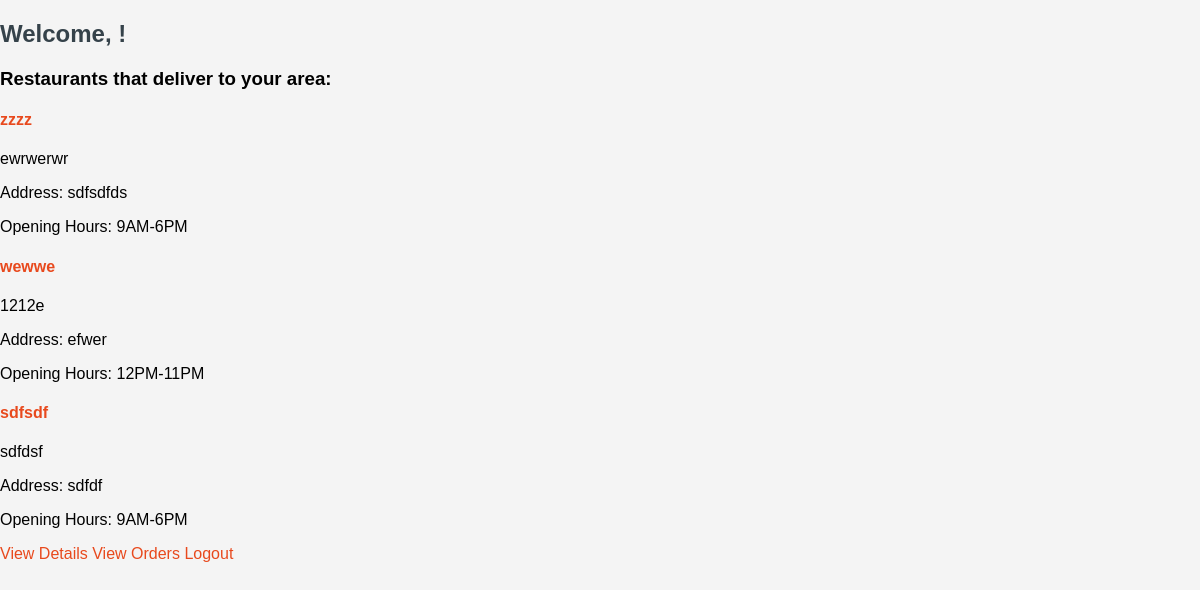
The app's page /user/home (signed in) with its own data.
### database.py (models this page shows, shortened)
class Restaurant(db.Model):
    R_id = db.Column(db.Integer, primary_key=True)
    Name = db.Column(db.String(50), unique=True, nullable = False)
    Email = db.Column(db.String(50), unique=True, nullable= False)
    Address = db.Column(db.String(100), nullable=False)
    Password = db.Column(db.String(128), nullable=False)
    image = db.Column(db.String(255), nullable=True)
    Description = db.Column(db.String(1000), nullable=False)
    Delivery_radius = db.Column(db.String, nullable = False)
    Opening_hours = db.Column(db.String(255), nullable = False)
    customers = db.relationship("Customer",secondary = viewers, backref = db.backref("'viewed_restaurants', lazy=True"))
    orders = db.relationship("Order",backref="Restaurant",lazy=True)
    def get_deliverradius(self):
        try:
            return json.loads(self.Delivery_radius)
        except json.JSONDecodeError as e:
            print(f"Error decoding JSON: {e}")
            return []
        except Exception as e:
            print(f"Error in getting the radius: {e}")
            return []

### server.py (the view)
@app.route("/user/home")
def userhome():
    if "user_id" not in session:
        flash("Please login first!")
        return redirect(url_for("user_login"))
    zip = session.get("user_zip")
    email = session.get("email")
    user = get_user(email)
    restaurants = get_restaurants(zip)
    return render_template("userhome.html", restaurants=restaurants, user=user)

### databasequeries.py (called while the page is built)
def get_user(email):
    return Customer.query.filter_by(Email = email).first()

### server.py (called while the page is built)
def get_restaurants(zip):
    try:
        restaurants = Restaurant.query.all()
        restaurants_in_area = []
        for i in restaurants:
            deliveryradius = i.get_deliverradius()
            if str(zip) in deliveryradius:
                restaurants_in_area.append(i)
        return restaurants_in_area
    except Exception as e:
        print(f"Error in getting the restaurants: {e}")
        return []

### templates/userhome.html (shortened to what this page needs)
<!DOCTYPE html>
<html lang="en">
<head>
    <link rel="stylesheet" href="{{ url_for('static', filename='styles/styling.css') }}">
</head>
<body>
    <h2>Welcome, {{ user.First_Name }}!</h2>
    <h3>Restaurants that deliver to your area:</h3>
    {% if restaurants %}
        <div>
            {% for restaurant in restaurants %}
                <div>
                    <h4><a href="{{ url_for('viewitems', restaurant_id=restaurant.R_id) }}">{{ restaurant.Name }}</a></h4>
                    <p>{{ restaurant.Description }}</p>
                    <p>Address: {{ restaurant.Address }}</p>
                    <p>Opening Hours: {{ restaurant.Opening_hours }}</p>
                </div>
        </div>
            {% endfor %}
    {% else %}
        <p>No restaurants deliver to your area.</p>
    {% endif %}
    <a href="{{ url_for('viewdetails')}}">View Details</a>
    <a href="{{ url_for('vieworders')}}">View Orders</a>
    <a href="{{ url_for('logoutuser') }}">Logout</a>
</body>
</html>

### static/styles/styling.css (style rules this page uses)
body { font-family: Arial, sans-serif; background-color: #f4f4f4; margin: 0; padding: 0; }
h2 { color: #35424a; }
a { color: #e8491d; text-decoration: none; }

### records on screen
Restaurant: Name "zzzz", Description "ewrwerwr", Address "sdfsdfds", Opening_hours "9AM-6PM"
Restaurant: Name "wewwe", Description "1212e", Address "efwer", Opening_hours "12PM-11PM"
Restaurant: Name "sdfsdf", Description "sdfdsf", Address "sdfdf", Opening_hours "9AM-6PM"
